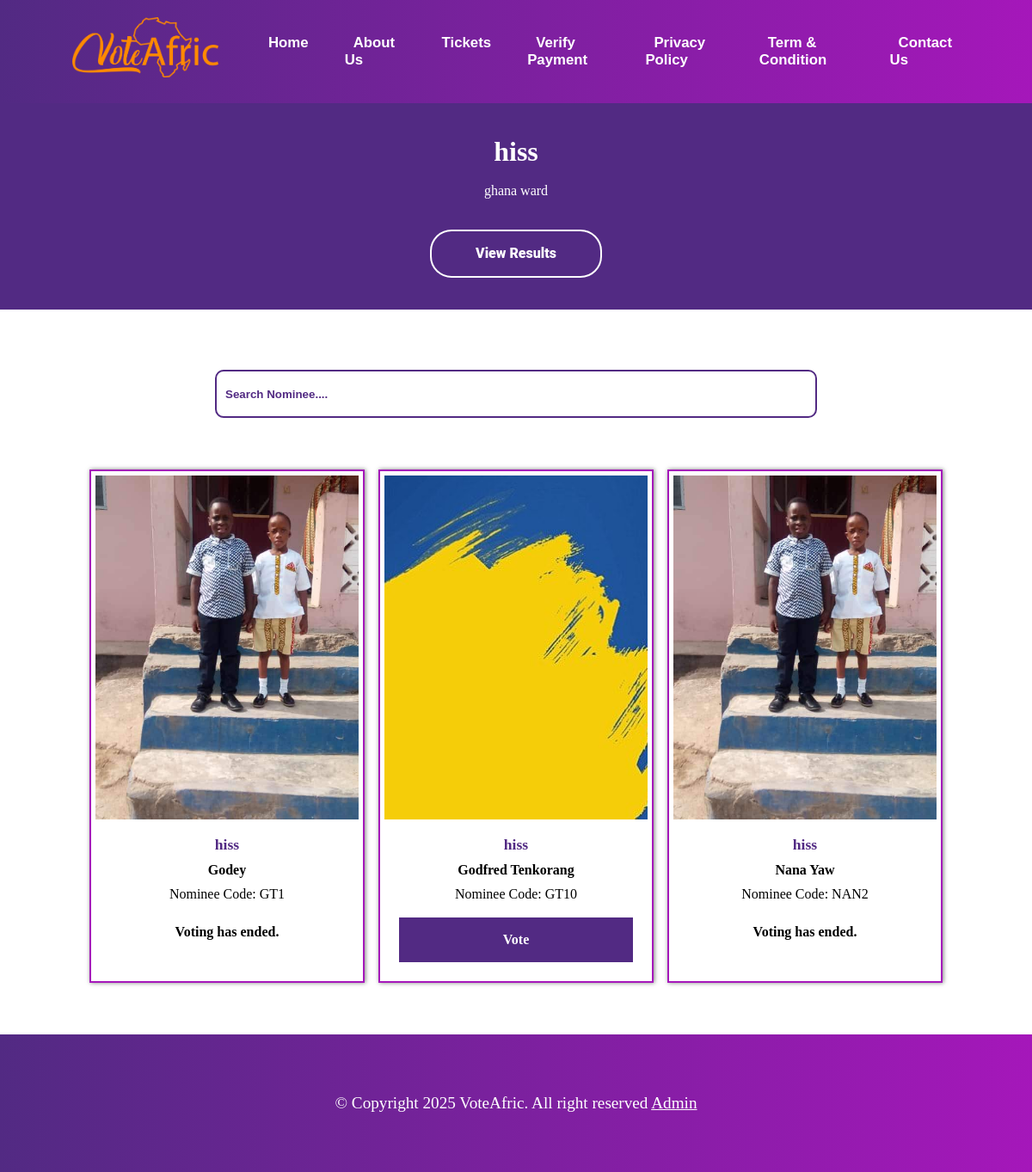
The app's page /payment/nominee/hissfffff/ (signed in) with its own data.
### vote/models.py (models this page shows, shortened)
class SubCategory(models.Model):
    category = models.ForeignKey(Category, on_delete=models.CASCADE)
    content = models.CharField(max_length=100)
    slug = models.SlugField(unique=True)
    date = models.DateTimeField(timezone.now)
    class Meta:
        verbose_name_plural = "sub categories"
        ordering = ('-date',)

class Category(models.Model):
    award = models.CharField(max_length=100)
    title = models.CharField(max_length=100, null=True)
    image = models.ImageField(upload_to="category")
    slug = models.SlugField(unique=True)
    date_added = models.DateTimeField('date added', null=True)
    end_date = models.DateTimeField('end date', null=True)
    access_code = models.CharField(max_length=10, unique=True, null=True, blank=True)
    class Meta:
        verbose_name_plural = "categories"
        ordering = ('-date_added',)
    def __str__(self):
        return self.award

### payment/models.py (models this page shows, shortened)
class Nominees(models.Model):
    category = models.ForeignKey(Category, on_delete=models.CASCADE, null=True)
    sub_category = models.ForeignKey(SubCategory, on_delete=models.CASCADE, null=True)
    name = models.CharField(max_length=100)
    image = models.ImageField(upload_to="nominees")
    slug = models.SlugField(unique=True, null=True)
    total_vote = models.IntegerField(default=0, null=True)
    price_per_vote = models.DecimalField(max_digits=5, decimal_places=2, default=0.50, null=True, blank=True)
    can_vote = models.BooleanField(default=True)
    can_see_result = models.BooleanField(default=True)
    code = models.CharField(max_length=4, unique=True, null=True)
    access_code = models.CharField(max_length=4, unique=True, null=True, blank=True)
    phone_number = models.CharField(max_length=225, null=True, blank=True, default='')
    date_added = models.DateTimeField('date added', null=True)
    end_date = models.DateTimeField('end date', null=True)
    class Meta:
        verbose_name_plural = "nominees"
        ordering = ('-total_vote',)

### payment/views.py (the view)
# urls.py: path('nominee/<slug:nominee_slug>/', views.nominees, name='nominee_detail'),
def nominees(request, nominee_slug):
    sub_category = None
    nominees = Nominees.objects.all()
    current_time = timezone.now()
    if nominee_slug:
        sub_category = get_object_or_404(SubCategory, slug=nominee_slug)
        nominees = nominees.filter(sub_category=sub_category)
    context = {
        'sub_category': sub_category,
        'nominees': nominees,
        'current_time': current_time,
        'title': 'Nominees',
    }
    return render(request, 'payment/nomineesPage.html', context)

### payment/templates/payment/nomineesPage.html (shortened to what this page needs)
{% extends 'vote/base.html' %}
{% load static %}
{% block content %}
<div class="banners">
    <div class="banners-content">
        <h1>{% if sub_category %}{{ sub_category.content }}{% else %}Award Name{% endif %}</h1>
        <br>
        <p>{% if sub_category %}{{ sub_category.category }}{% else %}Award Name{% endif %}</p>
        <div class="button">
            <a href="{% url 'result' sub_category.slug %}">View Results</a>
        </div>
    </div>
</div>
<div style="justify-content: center; text-align:center; padding: 5px;">
</div>
  <div class="search-bar-section">
      <form action="">
        <input type="search" name="search" id="search" placeholder="Search Nominee....">
    </form>
  </div>
<section class="nominees-section-container content">
    <div class="nominees-container">
        {% for n in nominees %}
        <div class="nominees">
            <img src="{{ n.image.url }}" alt="image" loading="lazy">
            <div class="nominees-detail">
                <h2>{{ n.sub_category.content }}</h2>
                <h3>{{ n.name }}</h3>
                <p>Nominee Code: {{ n.code }}</p>
                <div class="vote-button">
                    {% if current_time < n.end_date %}
                    <a href="{% url 'vote-page' n.slug %}">Vote</a>
                    {% else %}
                    <h3>Voting has ended.</h3>
                    {% endif %}
                </div>
            </div>
        </div>
        {% endfor %}
    </div>
</section>
{% endblock content %}

### vote/static/vote/style.css (style rules this page uses)
* { padding: 0; margin: 0; text-decoration: none; list-style: none; box-sizing: border-box; }
:root { --voiletColor: #522a83; --orangeColor: #fb812b; --whiteColor: #fff; --violetColor: #522a83; --lightViolet: #f3e9fb; }
.search-bar-section { padding-top: 5%; }
.search-bar-section form { display: flex; justify-content: center; align-items: center; padding: 0 5%; }
.search-bar-section input { width: 100%; max-width: 700px; height: 7vh; outline: none; border: solid 2px #522a83; padding: 10px; border-radius: 10px; color: var(--voiletColor); }
.search-bar-section input::placeholder { color: var(--voiletColor); font-weight: 700; }
.banners { position: relative; }
.banners-content { background-color: var(--voiletColor); width: 100%; height: 30vh; text-align: center; display: flex; flex-direction: column; align-items: center; justify-content: center; color: var(--whiteColor); }
.award-category-section, .nominees-section-container { padding: 5% 6%; }
.award-category-container, .nominees-container { display: flex; justify-content: center; flex-wrap: wrap; gap: 1rem; }
.category, .nominees { width: 100%; max-width: 320px; min-height: 40vh; background-color: var(--whiteColor); border: solid 2px #a517ba; box-shadow: 1px 0 5px rgba(0, 0, 0, 0.5); transition: transform 0.5s; padding: 5px; }
.nominees img { width: 100%; height: 50vh; object-fit: cover; }
.category-details, .nominees-detail { display: flex; padding-top: 5%; align-items: center; flex-direction: column; }
.category-details h2, .nominees-detail h2 { font-size: 1.1rem; color: var(--voiletColor); text-align: center; }
.category-details h3, .nominees-detail h3 { font-size: 1rem; padding: 10px; text-align: center; }
.vote-button { width: 100%; padding: 5%; }
.vote-button a { padding: 10px 25px; font-weight: 500; background-color: var(--voiletColor); cursor: pointer; transition: all 0.3s ease; position: relative; display: flex; align-items: center; justify-content: center; width: 100%; min-height: 7vh; text-align: center; border: 2px solid rgb(255, 255, 255); z-index: 0; color: var(--whiteColor); font-weight: 900; }
.vote-button a:after { position: absolute; content: ""; width: 100%; height: 0; bottom: 0; left: 0; z-index: -1; background: var(--orangeColor); transition: all 0.3s ease; border-radius: 25px; }
.button { display: flex; justify-content: center; margin-top: 3%; width: 100%; max-width: 200px; align-items: center; }
.button a { padding: 10px 25px; font-family: "Roboto", sans-serif; font-weight: 500; background: transparent; outline: none !important; cursor: pointer; transition: all 0.3s ease; position: relative; display: flex; align-items: center; justify-content: center; width: 100%; min-height: 7vh; text-align: center; border-radius: 25px; border: 2px solid rgb(255, 255, 255); z-index: 0; color: white; font-weight: 900; }
.button a:after { position: absolute; content: ""; width: 100%; height: 0; bottom: 0; left: 0; z-index: -1; background: rgb(255, 255, 255); transition: all 0.3s ease; border-radius: 25px; }

### records on screen
SubCategory: content "hiss", category "ghana ward"
Nominees: image (picture), sub_category.content "hiss", name "Godey", code "GT1", shows "Voting has ended."
Nominees: image (picture), sub_category.content "hiss", name "Godfred Tenkorang", code "GT10", shows "Vote"
Nominees: image (picture), sub_category.content "hiss", name "Nana Yaw", code "NAN2", shows "Voting has ended."
